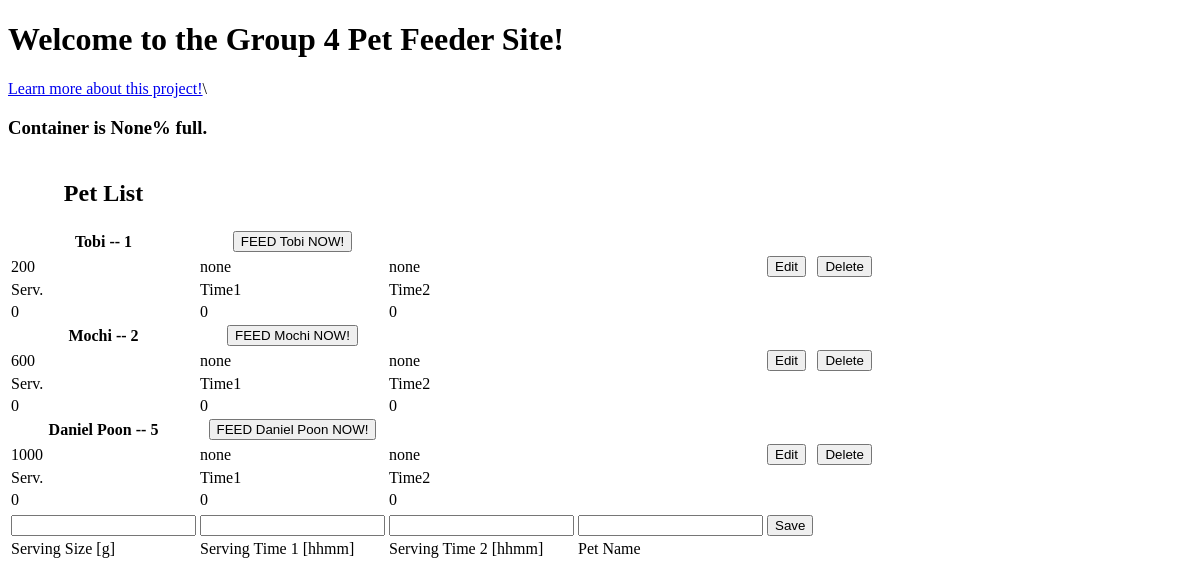
/, run on an earlier commit of the app's database.
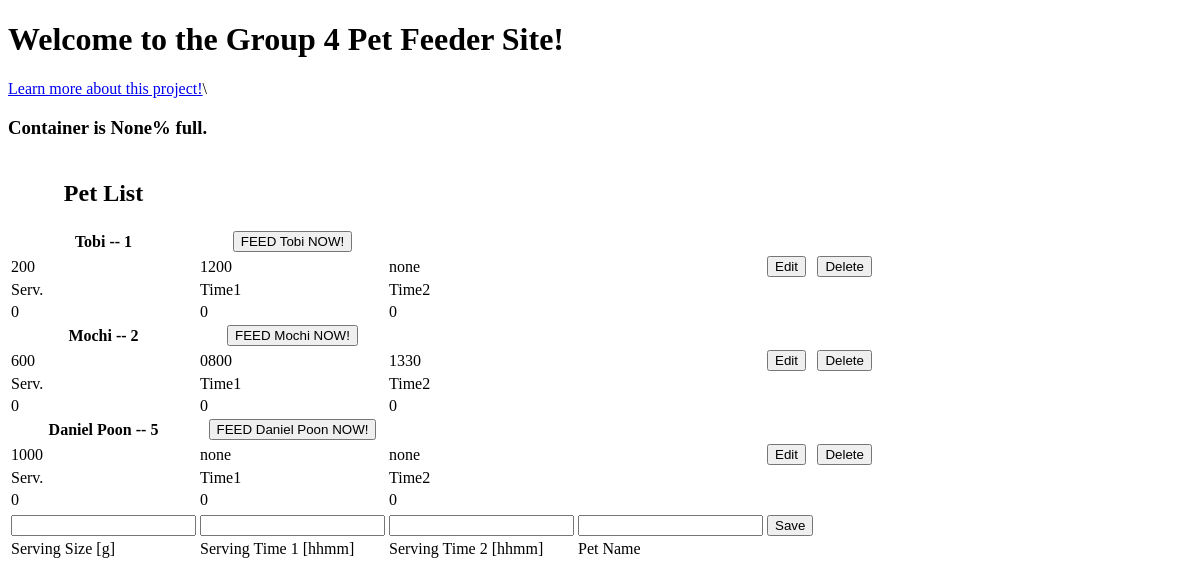
And on a later commit of the database.
### petfeeder/models.py (models this page shows, shortened)
class Pet(models.Model):
    name = models.CharField(max_length=50)
    servingSize = models.PositiveSmallIntegerField()
    servingTime1 = models.CharField(max_length=6)
    servingTime2 = models.CharField(max_length=6)
    consumptionToday = models.PositiveSmallIntegerField()
    visitationsToday = models.PositiveSmallIntegerField()
    avgTimeAtFeeder = models.PositiveSmallIntegerField()

### petfeeder/views.py (the view, shortened to what this page needs)
# urls.py: path('', views.index, name='index'),
def index(request):
    updateDataText()
    containerStatus = str(readFromArduino())
    print("it should have said read")
    context = {}
    form = PetForm()
    pets = Pet.objects.all()
    context['containerStatus'] = containerStatus
    context['pets'] = pets
    context['title'] = 'Home'
    context['form'] = form
    return render(request, 'index.html', context)

### petfeeder/forms.py
class PetForm(forms.ModelForm):
    class Meta:
        model = Pet
        fields = ['servingSize', 'servingTime1', 'servingTime2', 'name']

### petfeeder/arduinoInterface.py (called while the page is built)
def readFromArduino():
    print("reading")
    packet = serialInst.readline()
    packet = packet.decode('utf-8')
    print(packet)
    if packet.startswith('f'):
        data = str(packet.split("f")[1])
        print(data)
    if packet.startswith('u'):
        data = str(packet.split("u")[1])
        print(data)
    else:
        return
    print("trying to return to views")
    return data

### petfeeder/views.py (called while the page is built)
def updateDataText():
    pets = Pet.objects.all()
    dataFile = open("petfeeder/timingData.txt","w")
    for pet in pets:
        dataFile.write(pet.servingTime1)
        dataFile.write(",")
        dataFile.write(str(pet.servingSize))
        dataFile.write("\n")
        dataFile.write(pet.servingTime2)
        dataFile.write(",")
        dataFile.write(str(pet.servingSize))
        dataFile.write("\n")
    dataFile.close()

### petfeeder/templates/index.html (shortened to what this page needs)
{% extends 'base.html' %}
{% block content %}
    <h1>Welcome to the Group 4 Pet Feeder Site! {{ com }}</h1>
    <a href="{% url 'about' %}">Learn more about this project!</a>\
    <h3>Container is {{ containerStatus }}% full.</h3>
    <table>
    <form method="post" action="{% url 'index' %}">
        <tr>
            <th><h2>Pet List</h2></th>
            <th></th>
            <th></th>
            <th></th>
        </tr>
        {% for pet in pets %}
        <tr>
            <th>{{ pet.name }} -- {{ pet.id }}</th>
            <th><button formnovalidate name="feed" value="{{ pet.id }}">FEED {{ pet.name }} NOW!</button></th>
        </tr>
        {% if form.instance.id == pet.id  %}
            {% include 'save.html' %}
        {% else %}
            <tr>
                <td>{{ pet.servingSize }}</td>
                <td>{{ pet.servingTime1 }}</td>
                <td>{{ pet.servingTime2 }}</td>
                <td>
                    <td><button formnovalidate name="edit" value="{{pet.id}}">Edit</button></td>
                    <td><button formnovalidate name="delete" value="{{pet.id}}">Delete</button></td>
                </td>
            </tr>
            <tr>
                <td> Serv. </td>
                <td> Time1 </td>
                <td> Time2 </td>
            </tr>
        {% endif %}
        <tr>
            <td>{{ pet.consumptionToday }}</td>
            <td>{{ pet.visitationsToday }}</td>
            <td>{{ pet.avgTimeAtFeeder }}</td>
        </tr>
        {% endfor %}
        {% if not form.instance.id %}
        <tr>
            {% include 'save.html' %}
        </tr>
        {% endif %}
    </form>
    </table>
{% endblock %}

What changed in the data, as far as the page shows it:
changed Pet "Tobi": servingTime1 "none" → "1200"
changed Pet "Mochi": servingTime1 "none" → "0800"; servingTime2 "none" → "1330"
